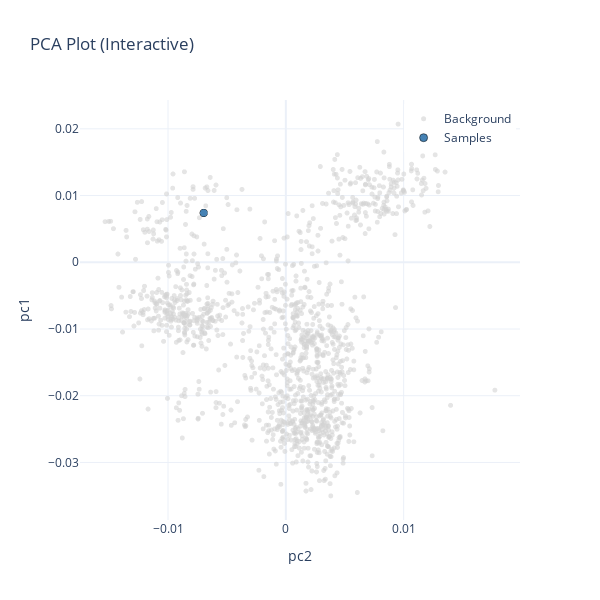

Notebook code for this chart:
### Code cell
%%time
project_eigenstrat(es_path="/mnt/archgen/Autorun_eager/eager_outputs/SG/WSQ/WSQ001/genotyping/pileupcaller.single",
                   pca="EU", es_type="autoeager",  plot=['pc2', 'pc1'], fig_path='./figs/WSQ001_Joscha.html')

### Figure 1 — Plotly figure (JSON) as saved in the notebook; plotly's stock layout.template omitted (floating-point values rounded to 4 significant figures; data arrays with more than 128 entries replaced by an {"elided": "..."} marker saying what was removed)
{"data": [{"hovertemplate": "<b>%{text}</b><br>pc2: %{x}<br>pc1: %{y}<extra></extra>", "marker": {"color": "lightgray", "opacity": 0.6, "size": 5}, "mode": "markers", "name": "Background", "text": {"elided": "1300 str values"}, "type": "scattergl", "x": {"elided": "1300 float values"}, "y": {"elided": "1300 float values"}}, {"hovertemplate": "<b>%{text}</b><br>pc2: %{x}<br>pc1: %{y}<extra></extra>", "marker": {"color": "steelblue", "line": {"color": "black", "width": 0.5}, "size": 8}, "mode": "markers", "name": "Samples", "text": ["WSQ001_ss"], "type": "scattergl", "x": [-0.00697], "y": [0.007394]}], "layout": {"height": 600, "legend": {"x": 0.99, "xanchor": "right", "y": 0.99, "yanchor": "top"}, "title": {"text": "PCA Plot (Interactive)"}, "width": 600, "xaxis": {"title": {"text": "pc2"}}, "yaxis": {"title": {"text": "pc1"}}}}
